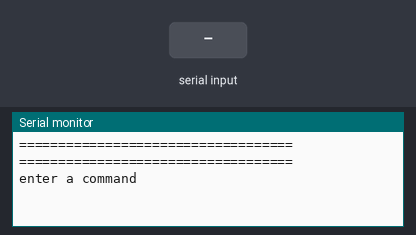
A sketch run on a simulated Arduino Mega 2560, built with avr-gcc and run on an emulated ATmega2560. On the bench: the last lines printed to the serial monitor. The inputs (shaded band) are chosen by the test bench.

Above: at 11.7 s.
11.8 s: "RESULT:11\n" received over Serial
At 13.0 s:
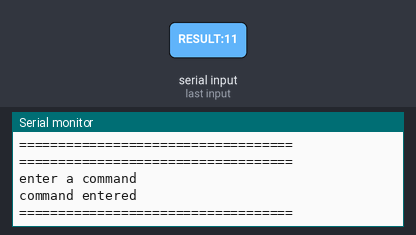
13.3 s: "1" received over the second serial link
At 14.76 s:
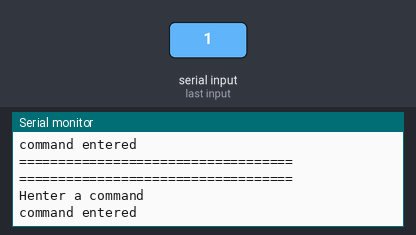
16.0 s: "RESULT:11\n" received over the second serial link
At 17.7 s:
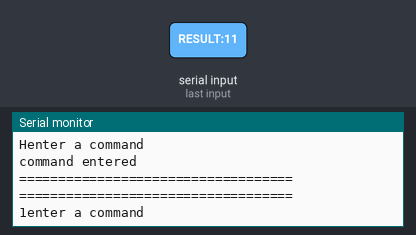

The sketch:

intel_iot_vr_app.ino
```cpp
#include <SoftwareSerial.h>

SoftwareSerial btSerial(8, 9); // RX, TX

#define MAX_BUF 20

//have number to text mapping
char text[6] = {
  'x',
  '1', //on
  '2', //off
  '3', //high
  '4', //low
  '5' //ok
};
int start = 0xaa;
char buf[MAX_BUF];
int input = 3;

void commandWrite(int cmd){

  Serial1.write(start); //starting seq
  Serial1.write(cmd);

  delay(250);

  while(Serial1.available() > 0){
    int num = Serial1.readBytes(buf, MAX_BUF);
   Serial.write((uint8_t*)buf, num);
  }

  Serial.print("===================================\n");
}


void setup() {
  pinMode(input, INPUT_PULLUP);

  //Init serial stream
  Serial.begin(9600);  //USB connected to comp
  Serial1.begin(9600);  //serial rx tx connection
  btSerial.begin(9600);// bluetooth
  delay(10000);

  //put the VR in non-compact mode
  commandWrite(0x36);

  //put the VR in wait mode
  commandWrite(0x00);

}

void loop() {
  //if button pressed
  if(buttonPressed()){

    //1. Select the first group; clear the o/p buffer
    commandWrite(0x21);
    while(Serial1.available()){
      Serial1.read();
    }

    //2. let the user speak ://TESTING change
    while(Serial1.available() == 0){};

    //3. get and decode the response
    char rsp[9];
    Serial1.readBytes(rsp, 9); //"RESULT:11"; resp[8] will give me desired num as 'char'

    //4. put VR back into waiting mode
    commandWrite(0x00);

    //5. use the number to code mapping
    //6. serial.write it out to the bt module
    //Serial.write(rsp[8]); //for now; should be replaced by S/W serial that runs bluetooth later.
    Serial.write(rsp[8]);
    //FETCH - IR CODE
      //Transmit
      //recieve
    btSerial.write(rsp[8]);
    btSerial.write(",1");//+dev_id); --assume id == 1
  }
}

bool buttonPressed(){
  /*
  //TODO : must implement
  Serial.println("Press button");
  while(digitalRead(input) == HIGH){
    //wait
  }

    //=> button is now clicked
  if(digitalRead(input) == LOW){
    while(digitalRead(input) == LOW);//wait
  }
  Serial.println("Button Pressed");
  return true;
  */
    Serial.println("enter a command");
    while(Serial.available() == 0){
    }
    while(Serial.available() != 0){
      Serial.read();
    }
    Serial.println("command entered");
    return true;
}
```

Measured:
- after the input at 11.8 s, the serial monitor: prints a new line at once (image 1)
- after the input at 13.3 s, the serial monitor: prints a new line after 1.3 s (image 2)
- after the input at 16.0 s, the serial monitor: prints a new line after 1.3 s (image 3)
